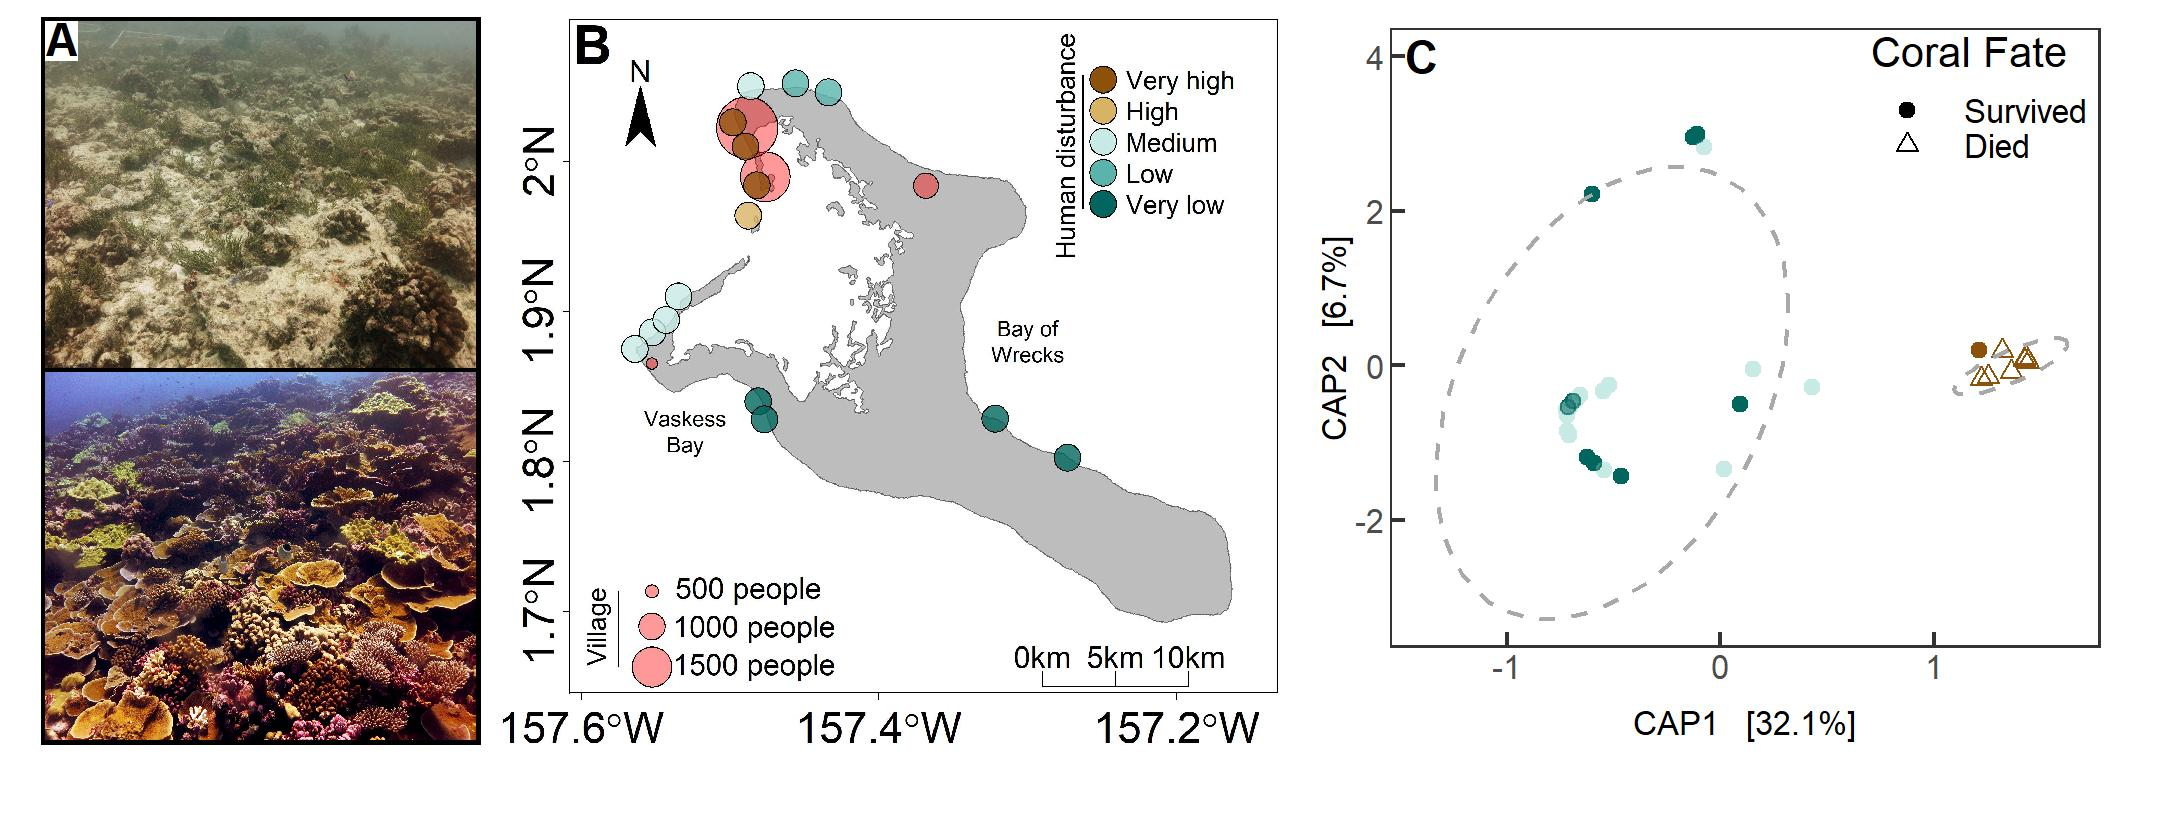

Source code (R):
# Reset graphical parameters
dev.off()

# Clear your environment
rm(list=ls())

# Load necessary packages
library(phyloseq)
library(vegan)
library(ggplot2)
library(phangorn)
library(gridExtra)
library(plyr)
library(dplyr)
library(imager)
library(ggrepel)

# Load in Data
# You will need to be in the KI_Platy directory for this to work
load("data/KI_Platy_f_coral_grouped_ASVs.RData")


##################################################################################
### Formatting ###

# Set colors for disturbance levels
D_cols <- c("Very High"="#8c510a", "High"="black", "Medium"="#c7eae5", "Low"="#5ab4ac", "Very Low"="#01665e")
# D_cols <- c("Very High"="#e66101", "Medium"="#fdb863", "Low"="#b2abd2", "Very Low"="#5e3c99")

# Set ggplot2 basic parameters
theme_set(theme_bw())

# Rename "Disturbance" column
colnames(sample_data(phyASV.f.c.platy.AD.before))[12] = "Disturbance"
# Capitalize the words "Alive" and "Dead"
sample_data(phyASV.f.c.platy.AD.before)$Status <- gsub("alive","Alive",sample_data(phyASV.f.c.platy.AD.before)$Status)
sample_data(phyASV.f.c.platy.AD.before)$Status <- gsub("dead","Dead",sample_data(phyASV.f.c.platy.AD.before)$Status)
# Rename Disturbance Levels for easy plotting
sample_data(phyASV.f.c.platy.AD.before)$Disturbance <- gsub("HighMed","Medium",sample_data(phyASV.f.c.platy.AD.before)$Disturbance)
sample_data(phyASV.f.c.platy.AD.before)$Disturbance <- gsub("VeryHigh","Very High",sample_data(phyASV.f.c.platy.AD.before)$Disturbance)
sample_data(phyASV.f.c.platy.AD.before)$Disturbance <- gsub("VeryLow","Very Low",sample_data(phyASV.f.c.platy.AD.before)$Disturbance)
# sample_data(phyASV.f.c.platy.AD.before)$Disturbance <- gsub("High","H",sample_data(phyASV.f.c.platy.AD.before)$Disturbance)
# Set factor levels for "Disturbance"
sample_data(phyASV.f.c.platy.AD.before)$Disturbance <- factor(sample_data(phyASV.f.c.platy.AD.before)$Disturbance, levels = c("Very Low","Low","Medium","High","Very High"))


##################################################################################
### Ordination Plot (CAP) ###

# Create ordination for plotting
ord.phyASV.f.c.platy.AD.before.CAP <- ordinate(phyASV.f.c.platy.AD.before,
                                              method="CAP",distance="bray",
                                              formula= ~ field_season + Disturbance)

# # Plot this ordination - scree plot (Optional, helpful for looking at explained variance)
# plot_ordination(phyASV.f.c.platy.AD.before, ord.phyASV.f.c.platy.AD.before.CAP,  shape="Status",type="scree",title="97% within-sample OTUs - CAP Platygyra only")

# Plot this ordination - Make plot using phyloseq & ggplot2
p1 <- plot_ordination(phyASV.f.c.platy.AD.before, ord.phyASV.f.c.platy.AD.before.CAP,
                      shape="Status", color="Disturbance",type="samples",title="")
# Format ordination plot
ord_plot <- p1 + 
  theme(legend.position=c(.83, .89),
        legend.box = "horizontal",legend.background = element_blank(), 
        legend.title = element_text(size=10),
        legend.text = element_text(size = 8),legend.key.height=unit(0.3,"line"),
        panel.grid.major = element_blank(), panel.grid.minor = element_blank(),
        plot.margin = unit(c(-0.25,0,0.15,0),c("in","in","in","in")),
        axis.title = element_text(size=8), 
        axis.text.x = element_text(size=8,margin = margin(b=5, t = 5)),
        axis.text.y = element_text(size=8,margin = margin(b=5, r = 5)), 
        axis.title.x = element_text(size=8,margin = margin(b=5, t = 0.1)),
        axis.title.y = element_text(size=8,margin = margin(b=5, r = 0.1)), 
        axis.ticks.length=unit(-0.05, "in")) + 
  geom_point(alpha=0.5,size=1.5) + 
  scale_shape_manual(name= "Coral Fate", values=c("Alive"=19,"Dead"=24),
                     labels=c("Survived","Died")) + 
  # scale_size_manual(values = c(5,1))+
  scale_color_manual(values=D_cols) + 
  scale_fill_manual(values=D_cols) + 
  guides(color=F) +
  stat_ellipse(aes(group=Status), type = "t",level=0.95,color=c("darkgray"),lty=2) +
  annotate("text", x = -1.4, y = 4, label = "C",fontface="bold")

ord_plot

##################################################################################
### KI Local Disturbance Map ###

# Load in and format KI map showing local human disturbance
# Use imager to load the image
img_KImap <- load.image('figures/KI_map_platysites_villages.jpg')
# was previously ...jpeg which made imager very mad and it didn't work.
# # Check that the data is in the correct format for the next step
# as.data.frame(img_KImap,wide="c") %>% head
# Mutate image data to be able to plot it using GridExtra/ggplot2
df2 <- as.data.frame(img_KImap,wide="c") %>% mutate(rgb.val=rgb(c.1,c.2,c.3))
# # Double check that it worked
# head(df2,3)

# Turn image into a ggplot object for incorporating in multi-panel figure below
KImap <- ggplot(df2,aes(x,y))+geom_raster(aes(fill=rgb.val))+scale_fill_identity()+scale_y_reverse()+ theme(axis.line=element_blank(),axis.text.x=element_blank(),                                      axis.text.y=element_blank(),axis.ticks=element_blank(),                                         axis.title.x=element_blank(),                                                                   axis.title.y=element_blank(),legend.position="none",                                            panel.background=element_blank(),panel.border=element_blank(),
                                                                                                            panel.grid.major=element_blank(),panel.grid.minor=element_blank(),
                                                                                                            plot.background=element_blank(),
                                                                                                            plot.margin = unit(c(-0.175,0,0,-0.1),c("in","in","in","in")))

##################################################################################
### Very Low Disturbance Photo ###

# Load in and format Very Low Disturbance example image
# Use imager to load the image
img_VLowDist <- load.image('figures/site15_jan15_DanielleClaar_IMG_4926_2.jpg')
# # Check that the data is in the correct format for the next step
# as.data.frame(img_VLowDist,wide="c") %>% head
# Mutate image data to be able to plot it using GridExtra/ggplot2
df3 <- as.data.frame(img_VLowDist,wide="c") %>% mutate(rgb.val=rgb(c.1,c.2,c.3))
# # Double check that it worked
# head(df3,3)

# Turn image into a ggplot object for incorporating in multi-panel figure below
VLowDist <- ggplot(df3,aes(x,y)) + 
  geom_raster(aes(fill=rgb.val)) + 
  scale_x_continuous(expand=c(0,0)) +
  scale_fill_identity()+scale_y_reverse(expand=c(0,0)) + 
  theme(axis.line=element_blank(),axis.text.x=element_blank(),
        axis.text.y=element_blank(),axis.ticks=element_blank(),                                         axis.title.x=element_blank(),                                                                   axis.title.y=element_blank(),legend.position="none",                                            panel.border=element_rect(colour="black",fill=NA,size=1,linetype = "solid"),
        panel.background=element_blank(),
        panel.grid.major=element_blank(),panel.grid.minor=element_blank(),
        plot.background=element_blank(),
        plot.margin = unit(c(-0.17,0,0.05,-0.1),c("in","in","in","in")))


##################################################################################
### High Disturbance Photo ###

# Load in and format Very Low Disturbance example image
# Use imager to load the image
img_HighDist <- load.image('figures/highdisturbance_KI.jpg')
# # Check that the data is in the correct format for the next step
# as.data.frame(img_HighDist,wide="c") %>% head
# Mutate image data to be able to plot it using GridExtra/ggplot2
df4 <- as.data.frame(img_HighDist,wide="c") %>% mutate(rgb.val=rgb(c.1,c.2,c.3))
# # Double check that it worked
# head(df4,3)

# Turn image into a ggplot object for incorporating in multi-panel figure below
HighDist <- ggplot(df4,aes(x,y)) + 
  geom_raster(aes(fill=rgb.val)) + 
  scale_x_continuous(expand=c(0,0)) +
  scale_fill_identity()+scale_y_reverse(expand=c(0,0)) + 
  theme(axis.line=element_blank(),axis.text.x=element_blank(),
        axis.text.y=element_blank(),axis.ticks=element_blank(),
        axis.title.x=element_blank(),                                                                   axis.title.y=element_blank(),legend.position="none",                                            panel.background=element_blank(),
        panel.border=element_rect(colour = "black", fill=NA, size=1),
        panel.grid.major=element_blank(),panel.grid.minor=element_blank(),
        plot.background=element_blank(),plot.title = element_text("B"),
        plot.margin = unit(c(-0.17,0,0.1,-0.1),c("in","in","in","in"))) +  
  annotate("rect", xmin=0, ymin=0, xmax=120, ymax=130,color="white",fill="white") + 
  annotate("text", x = 72, y = 65, label = "A",fontface="bold", color="black")


##################################################################################
### Make the multi-panel plot ###

# Open a tiff image
tiff(file="figures/Figure2_ASV.tiff",width = 7.2, height = 2.8,units="in",res=300)

grid.arrange(arrangeGrob(arrangeGrob(HighDist,VLowDist,nrow=2,heights=unit(c(1.17,1.17),c("in","in"))),KImap,ord_plot,ncol=3,widths=unit(c(1.4,2.8,2.6),c("in","in","in"))),nrow=1, heights=unit(c(2.6),c("in")),widths=unit(c(7.2),c("in")))

dev.off()

# Open a jpg image
jpeg(file="figures/Figure2_ASV.jpg",width = 7.2, height = 2.8,units="in",res=300)

grid.arrange(arrangeGrob(arrangeGrob(HighDist,VLowDist,nrow=2,heights=unit(c(1.17,1.17),c("in","in"))),KImap,ord_plot,ncol=3,widths=unit(c(1.4,2.8,2.6),c("in","in","in"))),nrow=1, heights=unit(c(2.6),c("in")),widths=unit(c(7.2),c("in")))

dev.off()

# Save as EPS
# setEPS(width=7.2,height=2.8)
# postscript("figures/Figure2.eps")
# grid.arrange(arrangeGrob(arrangeGrob(HighDist,VLowDist,nrow=2,heights=unit(c(1.17,1.17),c("in","in"))),KImap,ord_plot,ncol=3,widths=unit(c(1.4,2.8,2.6),c("in","in","in"))),nrow=1, heights=unit(c(2.6),c("in")),widths=unit(c(7.2),c("in")))
# dev.off()


##################################################################################


# Test ordination
anova(ord.phyASV.f.c.platy.AD.before.CAP)
# Use ordistep to assess which model terms should be included
finalmodel.platy.AD.before <- ordistep(ord.phyASV.f.c.platy.AD.before.CAP, formula= ~ Year + Status +  Dist, direction = c("both"), Pin = 0.05, Pout = 0.1, pstep = 100, perm.max = 1000, steps = 50, trace = TRUE)
# Look at the ordistep final model
finalmodel.platy.AD.before
# Check for covariance
vif.cca(finalmodel.platy.AD.before)
# Test the full model
anova.cca(finalmodel.platy.AD.before)
# Test the model terms
anova.cca(finalmodel.platy.AD.before, by="terms")
